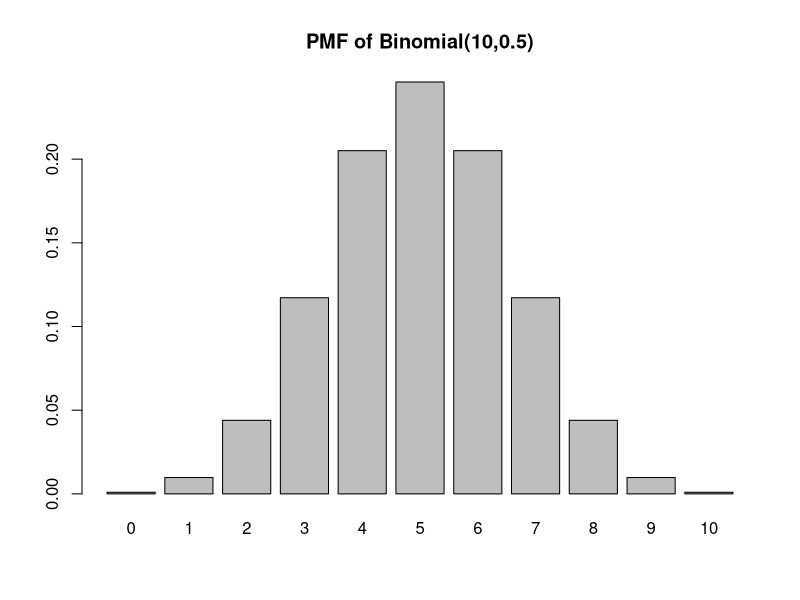

Generate this figure with R:
## ---- chunk 1
exp(3)
## ---- chunk 2
factorial(3)
## ---- chunk 3
2+2  # + for addition
3-2  # - for subtraction
3*2  # * for multiplication
4/4  # / for division
2^3  # ^ for exponents
## ---- chunk 4
3+6*8
## ---- chunk 5
(3+6)*8
## ---- chunk 6
n=50
p=.894
n*p
## ---- chunk 7
n=50
p=.894
(n*p*(1-p))^(.5)
## ---- chunk 8
n=50
p=.894
k=48
choose(n,k)*(p^k)*(1-p)^(n-k)

## ---- chunk 9
choose(n,k)*(p^k)*(1-p)^(n-k)
## ---- chunk 10
PX0 = p^50
PX1 = 50*(1-p)*p^49
PX2 = choose(n,2)*((1-p)^2)*p^(n-2)
1-PX0-PX1-PX2
## ---- chunk 11
set.seed(1)
num.simulations = 10000
numCoffee = rbinom(num.simulations, size=50, p=0.894)
# check a
mean(numCoffee)
# check b
sd(numCoffee)
# check c
mean(numCoffee == 48)
## ---- chunk 12
barplot(dbinom(0:10,10,.5),names.arg = 0:10, main="PMF of Binomial(10,0.5)")
## ---- chunk 13
k=48
dbinom(48,n,p)
## ---- chunk 14
k=2
dbinom(2,n,(1-p))
## ---- chunk 15
1 - pbinom(2,n,(1-p))
## ---- chunk 16
p_quant=.25
qbinom(p_quant,n,p)
## ---- chunk 17
p_quant=.75
qbinom(p_quant,n,p)
## ---- chunk 18
p_quant=.90
qbinom(p_quant,n,p)
## ---- chunk 19
(exp(-10)*10^(0))/factorial(0)
## ---- chunk 20
PK11 = (exp(-10)*10^(11))/factorial(11)

PK12 = (exp(-10)*10^(12))/factorial(12)

PK11 + PK12
## ---- chunk 21
10+3
## ---- chunk 22
3*10 + 3*3
## ---- chunk 23
dpois(0,10)
## ---- chunk 24
ppois(12, 10) - ppois(10, 10)
## equivalently
dpois(11, 10) + dpois(12, 10)
## ---- chunk 25
qpois(.5,10)
